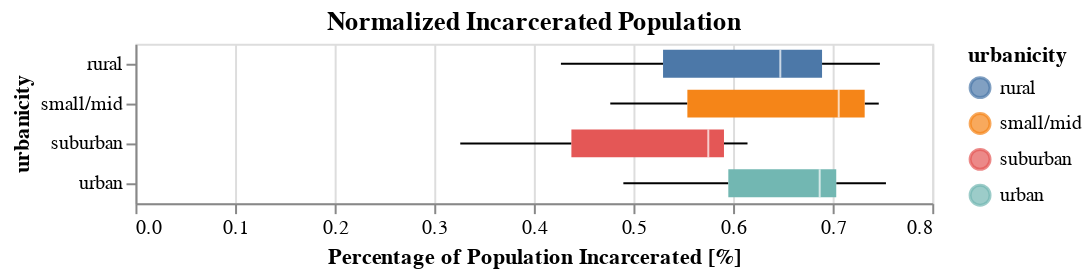

Here is the notebook cell this chart was saved with:
### Code cell
urbanicity_box

### Figure 1 — Vega-Lite specification as saved in the notebook (floating-point values rounded to 4 significant figures)
{"config": {"view": {"continuousWidth": 400, "continuousHeight": 300}}, "data": {"name": "data-f05f1658c922eecf428cedcf1b26bffe"}, "mark": "boxplot", "encoding": {"color": {"type": "nominal", "field": "urbanicity"}, "x": {"type": "quantitative", "axis": {"title": "Percentage of Population Incarcerated [%]"}, "field": "proportion"}, "y": {"type": "nominal", "field": "urbanicity"}}, "title": "Normalized Incarcerated Population", "$schema": "https://vega.github.io/schema/vega-lite/v4.8.1.json", "datasets": {"data-f05f1658c922eecf428cedcf1b26bffe": [{"year": 1991, "urbanicity": "rural", "population": 457400.0, "prison_population": 1954.0, "proportion": 0.4272}, {"year": 1991, "urbanicity": "small/mid", "population": 3928000.0, "prison_population": 18730.0, "proportion": 0.4767}, {"year": 1991, "urbanicity": "suburban", "population": 2435000.0, "prison_population": 7941.0, "proportion": 0.3261}, {"year": 1991, "urbanicity": "urban", "population": 13380000.0, "prison_population": 69860.0, "proportion": 0.5221}, {"year": 1992, "urbanicity": "rural", "population": 465800.0, "prison_population": 2123.0, "proportion": 0.4558}, {"year": 1992, "urbanicity": "small/mid", "population": 4009000.0, "prison_population": 19940.0, "proportion": 0.4975}, {"year": 1992, "urbanicity": "suburban", "population": 2483000.0, "prison_population": 8398.0, "proportion": 0.3383}, {"year": 1992, "urbanicity": "urban", "population": 13530000.0, "prison_population": 75250.0, "proportion": 0.5561}, {"year": 1993, "urbanicity": "rural", "population": 470100.0, "prison_population": 2371.0, "proportion": 0.5043}, {"year": 1993, "urbanicity": "small/mid", "population": 4048000.0, "prison_population": 21750.0, "proportion": 0.5373}, {"year": 1993, "urbanicity": "suburban", "population": 2499000.0, "prison_population": 9528.0, "proportion": 0.3813}, {"year": 1993, "urbanicity": "urban", "population": 13540000.0, "prison_population": 82490.0, "proportion": 0.6092}, {"year": 1994, "urbanicity": "rural", "population": 474000.0, "prison_population": 2555.0, "proportion": 0.5391}, {"year": 1994, "urbanicity": "small/mid", "population": 4077000.0, "prison_population": 23690.0, "proportion": 0.5809}, {"year": 1994, "urbanicity": "suburban", "population": 2511000.0, "prison_population": 10670.0, "proportion": 0.4251}, {"year": 1994, "urbanicity": "urban", "population": 13530000.0, "prison_population": 85180.0, "proportion": 0.6295}, {"year": 1995, "urbanicity": "rural", "population": 479200.0, "prison_population": 2709.0, "proportion": 0.5653}, {"year": 1995, "urbanicity": "small/mid", "population": 4104000.0, "prison_population": 25960.0, "proportion": 0.6325}, {"year": 1995, "urbanicity": "suburban", "population": 2534000.0, "prison_population": 12300.0, "proportion": 0.4853}, {"year": 1995, "urbanicity": "urban", "population": 13540000.0, "prison_population": 91400.0, "proportion": 0.6748}, {"year": 1996, "urbanicity": "rural", "population": 486600.0, "prison_population": 2970.0, "proportion": 0.6104}, {"year": 1996, "urbanicity": "small/mid", "population": 4148000.0, "prison_population": 28720.0, "proportion": 0.6924}, {"year": 1996, "urbanicity": "suburban", "population": 2563000.0, "prison_population": 13740.0, "proportion": 0.5363}, {"year": 1996, "urbanicity": "urban", "population": 13640000.0, "prison_population": 97380.0, "proportion": 0.7142}, {"year": 1997, "urbanicity": "rural", "population": 497100.0, "prison_population": 3185.0, "proportion": 0.6407}, {"year": 1997, "urbanicity": "small/mid", "population": 4247000.0, "prison_population": 31540.0, "proportion": 0.7428}, {"year": 1997, "urbanicity": "suburban", "population": 2625000.0, "prison_population": 15100.0, "proportion": 0.5751}, {"year": 1997, "urbanicity": "urban", "population": 13890000.0, "prison_population": 103100.0, "proportion": 0.7424}, {"year": 1998, "urbanicity": "rural", "population": 504600.0, "prison_population": 3347.0, "proportion": 0.6633}, {"year": 1998, "urbanicity": "small/mid", "population": 4353000.0, "prison_population": 32310.0, "proportion": 0.7424}, {"year": 1998, "urbanicity": "suburban", "population": 2690000.0, "prison_population": 15540.0, "proportion": 0.5775}, {"year": 1998, "urbanicity": "urban", "population": 14180000.0, "prison_population": 106900.0, "proportion": 0.7535}, {"year": 1999, "urbanicity": "rural", "population": 511400.0, "prison_population": 3355.0, "proportion": 0.656}, {"year": 1999, "urbanicity": "small/mid", "population": 4460000.0, "prison_population": 32870.0, "proportion": 0.737}, {"year": 1999, "urbanicity": "suburban", "population": 2752000.0, "prison_population": 16260.0, "proportion": 0.5909}, {"year": 1999, "urbanicity": "urban", "population": 14460000.0, "prison_population": 107300.0, "proportion": 0.7421}, {"year": 2000, "urbanicity": "rural", "population": 518900.0, "prison_population": 3399.0, "proportion": 0.6551}, {"year": 2000, "urbanicity": "small/mid", "population": 4560000.0, "prison_population": 33380.0, "proportion": 0.7321}, {"year": 2000, "urbanicity": "suburban", "population": 2813000.0, "prison_population": 16900.0, "proportion": 0.6008}, {"year": 2000, "urbanicity": "urban", "population": 14690000.0, "prison_population": 106300.0, "proportion": 0.7239}, {"year": 2001, "urbanicity": "rural", "population": 526900.0, "prison_population": 3538.0, "proportion": 0.6715}, {"year": 2001, "urbanicity": "small/mid", "population": 4663000.0, "prison_population": 33350.0, "proportion": 0.7152}, {"year": 2001, "urbanicity": "suburban", "population": 2881000.0, "prison_population": 16420.0, "proportion": 0.57}, {"year": 2001, "urbanicity": "urban", "population": 14930000.0, "prison_population": 103600.0, "proportion": 0.6941}, {"year": 2002, "urbanicity": "rural", "population": 535700.0, "prison_population": 3758.0, "proportion": 0.7016}, {"year": 2002, "urbanicity": "small/mid", "population": 4763000.0, "prison_population": 34610.0, "proportion": 0.7267}, {"year": 2002, "urbanicity": "suburban", "population": 2930000.0, "prison_population": 17180.0, "proportion": 0.5863}, {"year": 2002, "urbanicity": "urban", "population": 15110000.0, "prison_population": 103900.0, "proportion": 0.6878}, {"year": 2003, "urbanicity": "rural", "population": 544800.0, "prison_population": 3948.0, "proportion": 0.7247}, {"year": 2003, "urbanicity": "small/mid", "population": 4857000.0, "prison_population": 35600.0, "proportion": 0.733}, {"year": 2003, "urbanicity": "suburban", "population": 2981000.0, "prison_population": 17360.0, "proportion": 0.5823}, {"year": 2003, "urbanicity": "urban", "population": 15280000.0, "prison_population": 104900.0, "proportion": 0.687}, {"year": 2004, "urbanicity": "rural", "population": 552100.0, "prison_population": 3997.0, "proportion": 0.724}, {"year": 2004, "urbanicity": "small/mid", "population": 4942000.0, "prison_population": 36110.0, "proportion": 0.7308}, {"year": 2004, "urbanicity": "suburban", "population": 3038000.0, "prison_population": 17680.0, "proportion": 0.5821}, {"year": 2004, "urbanicity": "urban", "population": 15430000.0, "prison_population": 106000.0, "proportion": 0.687}, {"year": 2005, "urbanicity": "rural", "population": 559100.0, "prison_population": 4065.0, "proportion": 0.7271}, {"year": 2005, "urbanicity": "small/mid", "population": 5016000.0, "prison_population": 36690.0, "proportion": 0.7315}, {"year": 2005, "urbanicity": "suburban", "population": 3092000.0, "prison_population": 18400.0, "proportion": 0.5951}, {"year": 2005, "urbanicity": "urban", "population": 15560000.0, "prison_population": 108700.0, "proportion": 0.6982}, {"year": 2006, "urbanicity": "rural", "population": 562300.0, "prison_population": 4203.0, "proportion": 0.7474}, {"year": 2006, "urbanicity": "small/mid", "population": 5083000.0, "prison_population": 37930.0, "proportion": 0.7463}, {"year": 2006, "urbanicity": "suburban", "population": 3132000.0, "prison_population": 19250.0, "proportion": 0.6145}, {"year": 2006, "urbanicity": "urban", "population": 15690000.0, "prison_population": 110900.0, "proportion": 0.7071}, {"year": 2007, "urbanicity": "rural", "population": 563400.0, "prison_population": 4018.0, "proportion": 0.7132}, {"year": 2007, "urbanicity": "small/mid", "population": 5138000.0, "prison_population": 37760.0, "proportion": 0.7349}, {"year": 2007, "urbanicity": "suburban", "population": 3167000.0, "prison_population": 18950.0, "proportion": 0.5984}, {"year": 2007, "urbanicity": "urban", "population": 15810000.0, "prison_population": 111200.0, "proportion": 0.7036}, {"year": 2008, "urbanicity": "rural", "population": 562100.0, "prison_population": 3875.0, "proportion": 0.6893}, {"year": 2008, "urbanicity": "small/mid", "population": 5189000.0, "prison_population": 37180.0, "proportion": 0.7164}, {"year": 2008, "urbanicity": "suburban", "population": 3197000.0, "prison_population": 19340.0, "proportion": 0.605}, {"year": 2008, "urbanicity": "urban", "population": 15970000.0, "prison_population": 111400.0, "proportion": 0.6973}, {"year": 2009, "urbanicity": "rural", "population": 560900.0, "prison_population": 3665.0, "proportion": 0.6534}, {"year": 2009, "urbanicity": "small/mid", "population": 5240000.0, "prison_population": 37000.0, "proportion": 0.7061}, {"year": 2009, "urbanicity": "suburban", "population": 3229000.0, "prison_population": 19300.0, "proportion": 0.5978}, {"year": 2009, "urbanicity": "urban", "population": 16150000.0, "prison_population": 109500.0, "proportion": 0.6778}, {"year": 2010, "urbanicity": "rural", "population": 560700.0, "prison_population": 3630.0, "proportion": 0.6474}, {"year": 2010, "urbanicity": "small/mid", "population": 5285000.0, "prison_population": 35840.0, "proportion": 0.6781}, {"year": 2010, "urbanicity": "suburban", "population": 3256000.0, "prison_population": 18770.0, "proportion": 0.5764}, {"year": 2010, "urbanicity": "urban", "population": 16280000.0, "prison_population": 105400.0, "proportion": 0.6478}, {"year": 2011, "urbanicity": "rural", "population": 560300.0, "prison_population": 3174.0, "proportion": 0.5665}, {"year": 2011, "urbanicity": "small/mid", "population": 5295000.0, "prison_population": 31930.0, "proportion": 0.6031}, {"year": 2011, "urbanicity": "suburban", "population": 3266000.0, "prison_population": 16740.0, "proportion": 0.5126}, {"year": 2011, "urbanicity": "urban", "population": 16310000.0, "prison_population": 97090.0, "proportion": 0.5952}, {"year": 2012, "urbanicity": "rural", "population": 555600.0, "prison_population": 2820.0, "proportion": 0.5076}, {"year": 2012, "urbanicity": "small/mid", "population": 5326000.0, "prison_population": 28540.0, "proportion": 0.5358}, {"year": 2012, "urbanicity": "suburban", "population": 3301000.0, "prison_population": 14650.0, "proportion": 0.4438}, {"year": 2012, "urbanicity": "urban", "population": 16480000.0, "prison_population": 88720.0, "proportion": 0.5383}, {"year": 2013, "urbanicity": "rural", "population": 544900.0, "prison_population": 2867.0, "proportion": 0.5261}, {"year": 2013, "urbanicity": "small/mid", "population": 5338000.0, "prison_population": 29550.0, "proportion": 0.5537}, {"year": 2013, "urbanicity": "suburban", "population": 3321000.0, "prison_population": 14540.0, "proportion": 0.4377}, {"year": 2013, "urbanicity": "urban", "population": 16620000.0, "prison_population": 88450.0, "proportion": 0.5322}, {"year": 2014, "urbanicity": "rural", "population": 535400.0, "prison_population": 2836.0, "proportion": 0.5297}, {"year": 2014, "urbanicity": "small/mid", "population": 5352000.0, "prison_population": 29660.0, "proportion": 0.5541}, {"year": 2014, "urbanicity": "suburban", "population": 3343000.0, "prison_population": 14520.0, "proportion": 0.4345}, {"year": 2014, "urbanicity": "urban", "population": 16750000.0, "prison_population": 87410.0, "proportion": 0.5219}, {"year": 2015, "urbanicity": "rural", "population": 529100.0, "prison_population": 2772.0, "proportion": 0.5239}, {"year": 2015, "urbanicity": "small/mid", "population": 5379000.0, "prison_population": 27830.0, "proportion": 0.5174}, {"year": 2015, "urbanicity": "suburban", "population": 3368000.0, "prison_population": 13550.0, "proportion": 0.4023}, {"year": 2015, "urbanicity": "urban", "population": 16870000.0, "prison_population": 82650.0, "proportion": 0.4899}]}}
